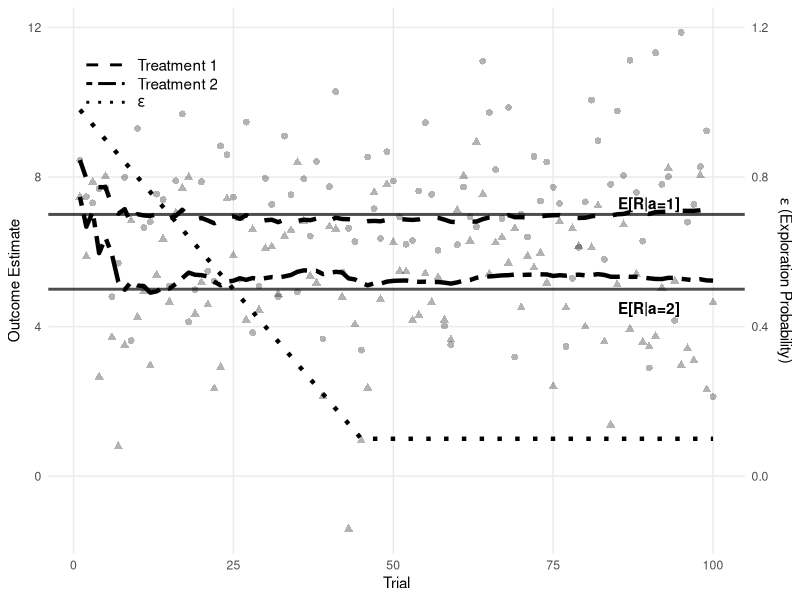
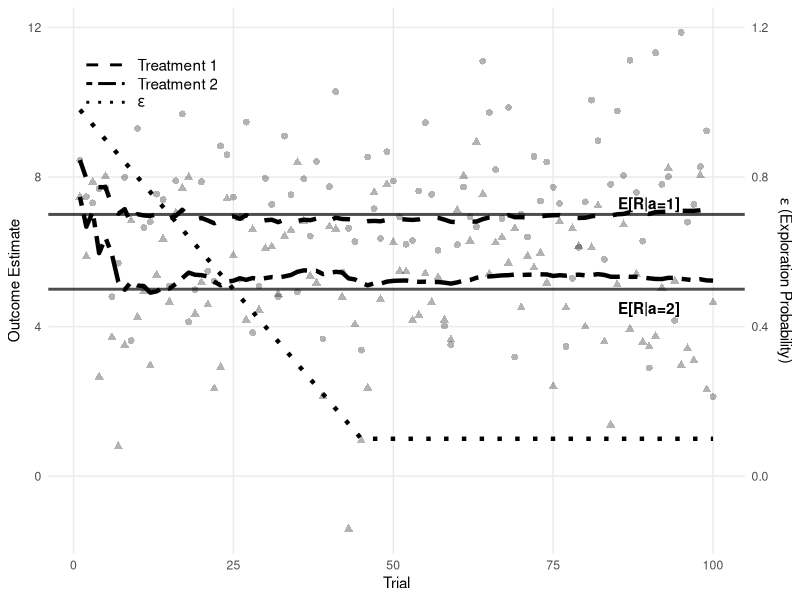

Recreate these plots in R, in order.
# Load necessary libraries
library(ggplot2)
library(dplyr)
library(tidyr)
library(gridExtra)
library(grid)

set.seed(1971)

# Create a simulation of action-value updates for two treatments
n_trials <- 100
true_values <- c(treatment1 = 7.0, treatment2 = 5.0)  # True Qvalues

# Simulate rewards with noise
rewards <- data.frame(
  trial = 1:n_trials,
  treatment1 = rnorm(n_trials, mean = true_values["treatment1"], sd = 2),
  treatment2 = rnorm(n_trials, mean = true_values["treatment2"], sd = 2)
)

# Calculate running averages (Q-value estimates)
action_values <- rewards %>%
  mutate(
    q1 = cumsum(treatment1) / 1:n_trials,
    q2 = cumsum(treatment2) / 1:n_trials,
    n1 = 1:n_trials,
    n2 = 1:n_trials
  )

# Create a data frame for the epsilon-greedy visualization
epsilon_data <- data.frame(
  trial = 1:n_trials,
  epsilon = pmax(0.1, 1 - (1:n_trials) / 50)  # Decaying epsilon
)

# Combine data for plotting
combined_data <- action_values %>%
  left_join(epsilon_data, by = "trial")

# Create combined plot with dual y-axes
p_combined <- ggplot(combined_data, aes(x = trial)) +
  # True values as horizontal lines
  geom_hline(yintercept = true_values["treatment1"], 
             color = "black", linetype = "solid", size = 1, alpha = 0.7) +
  geom_hline(yintercept = true_values["treatment2"], 
             color = "black", linetype = "solid", size = 1, alpha = 0.7) +
  
  # Q value estimates
  geom_line(aes(y = q1), color = "black", size = 1.5, linetype = "dashed") +
  geom_line(aes(y = q2), color = "black", size = 1.5, linetype = "twodash") +
  
  # Individual rewards as points
  geom_point(aes(y = treatment1), color = "black", alpha = 0.3, size = 2, shape = 16) +
  geom_point(aes(y = treatment2), color = "black", alpha = 0.3, size = 2, shape = 17) +
  
  # Epsilon line on secondary axis (scaled to match primary axis range)
  geom_line(aes(y = epsilon * 10), color = "black", size = 1.5, linetype = "dotted") +
  
  # Annotations
  annotate("text", x = 90, y = true_values["treatment1"] + 0.3, 
           label = "E[R|a=1]", color = "black", fontface = "bold") +
  annotate("text", x = 90, y = true_values["treatment2"] - 0.5, 
           label = "E[R|a=2]", color = "black", fontface = "bold") +
  
  # Legend for line types
  annotate("text", x = 10, y = 11, label = "Treatment 1", color = "black", hjust = 0) +
  annotate("segment", x = 2, xend = 8, y = 11, yend = 11, 
           color = "black", size = 1, linetype = "dashed") +
  annotate("text", x = 10, y = 10.5, label = "Treatment 2", color = "black", hjust = 0) +
  annotate("segment", x = 2, xend = 8, y = 10.5, yend = 10.5, 
           color = "black", size = 1, linetype = "twodash") +
  annotate("text", x = 10, y = 10, label = "epsilon", parse = TRUE,
           color = "black", hjust = 0) +
  annotate("segment", x = 2, xend = 8, y = 10, yend = 10, 
           color = "black", size = 1, linetype = "dotted") +
  
  # Main plot setup
  scale_y_continuous(
    name = "Outcome Estimate",
    sec.axis = sec_axis(~ . / 10,
                        name = expression(epsilon ~ "(Exploration Probability)"))
  ) +
  labs(#title = "Action-Value Methods in Reinforcement Learning",
       #subtitle = "Outcome estimates converge to true values as exploration parameter decays",
       x = "Trial") +
  theme_minimal() +
  theme(plot.title = element_text(face = "bold"),
        panel.grid.minor = element_blank(),
        axis.title.y.right = element_text(color = "black"))

print(p_combined)
# Save the combined plot
ggsave("../figures/action_value_updates_combined.png", p_combined, 
       width = 8, height = 6, dpi = 300)
